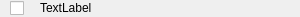
<?xml version="1.0" encoding="UTF-8"?>
<ui version="4.0">
 <class>SubTaskView</class>
 <widget class="QWidget" name="SubTaskView">
  <property name="geometry">
   <rect>
    <x>0</x>
    <y>0</y>
    <width>300</width>
    <height>17</height>
   </rect>
  </property>
  <property name="minimumSize">
   <size>
    <width>300</width>
    <height>17</height>
   </size>
  </property>
  <property name="maximumSize">
   <size>
    <width>16777215</width>
    <height>17</height>
   </size>
  </property>
  <property name="windowTitle">
   <string>Form</string>
  </property>
  <widget class="QCheckBox" name="checkBox">
   <property name="geometry">
    <rect>
     <x>10</x>
     <y>0</y>
     <width>41</width>
     <height>16</height>
    </rect>
   </property>
   <property name="text">
    <string/>
   </property>
  </widget>
  <widget class="QLabel" name="txtTitle">
   <property name="geometry">
    <rect>
     <x>40</x>
     <y>0</y>
     <width>251</width>
     <height>16</height>
    </rect>
   </property>
   <property name="text">
    <string>TextLabel</string>
   </property>
  </widget>
 </widget>
 <resources/>
 <connections/>
</ui>
